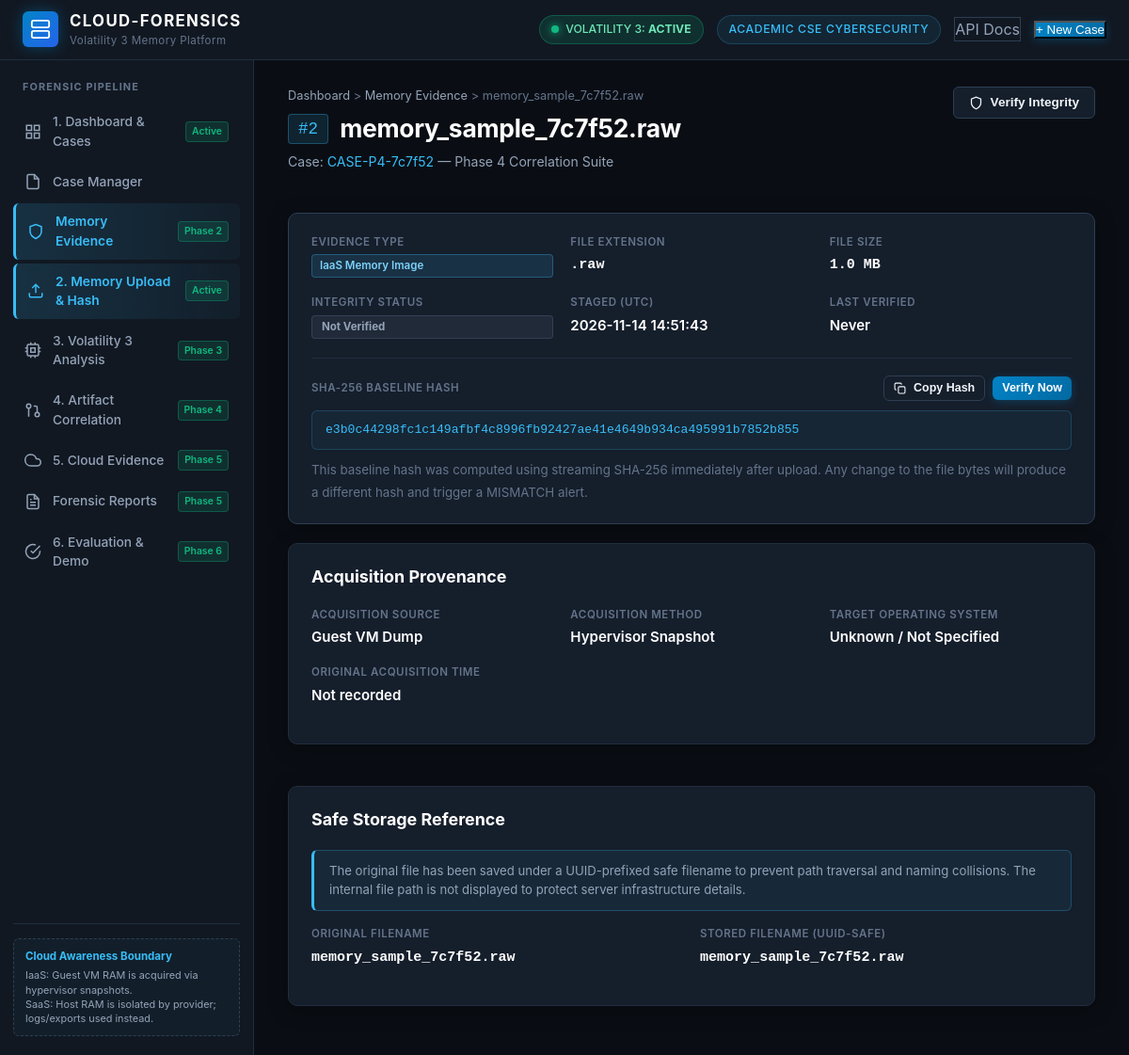
/evidence/2, run on the app's committed database.
### tables this page shows
CREATE TABLE evidence (
                id INTEGER PRIMARY KEY AUTOINCREMENT,
                case_id INTEGER NOT NULL,
                filename TEXT NOT NULL,
                stored_path TEXT NOT NULL,
                file_size_bytes INTEGER NOT NULL,
                sha256_hash TEXT NOT NULL,
                evidence_type TEXT NOT NULL DEFAULT 'IaaS Memory Image',
                acquisition_source TEXT DEFAULT 'Guest VM Dump',
                acquisition_notes TEXT,
                uploaded_at TEXT NOT NULL, stored_filename TEXT NOT NULL DEFAULT '', file_extension TEXT NOT NULL DEFAULT '', acquisition_method TEXT DEFAULT 'Hypervisor Snapshot', operating_system TEXT, acquisition_datetime TEXT, investigator_notes TEXT, integrity_status TEXT DEFAULT 'Not Verified', last_verified_at TEXT,
                FOREIGN KEY (case_id) REFERENCES cases(id) ON DELETE CASCADE
            );

CREATE TABLE cases (
                id INTEGER PRIMARY KEY AUTOINCREMENT,
                case_number TEXT UNIQUE NOT NULL,
                title TEXT NOT NULL,
                description TEXT,
                investigator TEXT NOT NULL,
                environment_type TEXT NOT NULL DEFAULT 'IaaS (Virtual Machine)',
                status TEXT NOT NULL DEFAULT 'Open',
                priority TEXT NOT NULL DEFAULT 'Medium',
                created_at TEXT NOT NULL,
                updated_at TEXT NOT NULL
            );

### app/routers/evidence.py (the view)
@router.get("/evidence/{evidence_id}", response_class=HTMLResponse, tags=["Evidence UI"])
async def evidence_detail_page(request: Request, evidence_id: int):
    ev = get_evidence_by_id(evidence_id)
    if not ev:
        raise HTTPException(status_code=404, detail="Evidence record not found.")
    ev["human_size"] = _human_size(ev.get("file_size_bytes", 0))
    return templates.TemplateResponse(
        request=request,
        name="evidence_detail.html",
        context={
            "request": request,
            "title": f"{ev['filename']} — Evidence Dossier | {APP_TITLE}",
            "active_tab": "evidence",
            "ev": ev,
        },
    )

### app/templates/evidence_detail.html (shortened to what this page needs)
{% extends "base.html" %}
{% block content %}
<div class="evidence-detail-container">
  <div class="page-header">
    <div class="header-titles">
      <div class="breadcrumb">
        <a href="/">Dashboard</a> &gt; <a href="/evidence">Memory Evidence</a> &gt;
        <span>{{ ev.filename }}</span>
      </div>
      <div class="dossier-title-row">
        <span class="dossier-id font-mono">#{{ ev.id }}</span>
        <h1 class="page-title">{{ ev.filename }}</h1>
      </div>
      <p class="page-subtitle">
        Case: <a href="/cases/{{ ev.case_id }}" class="text-cyan">{{ ev.case_number }}</a>
        &mdash; {{ ev.case_title }}
      </p>
    </div>
    <div class="header-actions">
      <button class="btn btn-secondary"
              onclick="verifyIntegrity({{ ev.id }}, '{{ ev.filename }}')">
        <svg width="15" height="15" viewBox="0 0 24 24" fill="none" stroke="currentColor" stroke-width="2">
          <path d="M12 22s8-4 8-10V5l-8-3-8 3v7c0 6 8 10 8 10z"></path>
        </svg>
        Verify Integrity
      </button>
    </div>
  </div>
  <div class="dossier-card">
    <div class="dossier-grid" style="grid-template-columns: repeat(auto-fit, minmax(200px, 1fr));">
      <div class="dossier-item">
        <span class="dossier-label">Evidence Type</span>
        <span class="badge-env {% if 'IaaS' in ev.evidence_type %}badge-iaas{% else %}badge-onprem{% endif %}">
          {{ ev.evidence_type }}
        </span>
      </div>
      <div class="dossier-item">
        <span class="dossier-label">File Extension</span>
        <span class="dossier-value font-mono">{{ ev.file_extension }}</span>
      </div>
      <div class="dossier-item">
        <span class="dossier-label">File Size</span>
        <span class="dossier-value font-mono">{{ ev.human_size }}</span>
      </div>
      <div class="dossier-item">
        <span class="dossier-label">Integrity Status</span>
        <span class="integrity-badge integrity-{{ ev.integrity_status|lower|replace(' ', '-')|replace('—', '') }}"
              id="integrity-{{ ev.id }}">
          {{ ev.integrity_status }}
        </span>
      </div>
      <div class="dossier-item">
        <span class="dossier-label">Staged (UTC)</span>
        <span class="dossier-value text-small">{{ ev.uploaded_at }}</span>
      </div>
      <div class="dossier-item">
        <span class="dossier-label">Last Verified</span>
        <span class="dossier-value text-small">{{ ev.last_verified_at or 'Never' }}</span>
      </div>
    </div>
    <div class="hash-block">
      <div class="hash-block-header">
        <span class="dossier-label">SHA-256 Baseline Hash</span>
        <div style="display:flex; gap:8px; align-items:center;">
          <button class="btn btn-sm btn-secondary" onclick="copyHash('{{ ev.sha256_hash }}', this)">
            <svg width="13" height="13" viewBox="0 0 24 24" fill="none" stroke="currentColor" stroke-width="2">
              <rect x="9" y="9" width="13" height="13" rx="2" ry="2"></rect>
              <path d="M5 15H4a2 2 0 0 1-2-2V4a2 2 0 0 1 2-2h9a2 2 0 0 1 2 2v1"></path>
            </svg>
            Copy Hash
          </button>
          <button class="btn btn-sm btn-primary" onclick="verifyIntegrity({{ ev.id }}, '{{ ev.filename }}')">
            Verify Now
          </button>
        </div>
      </div>
      <div class="hash-full font-mono">{{ ev.sha256_hash }}</div>
      <small class="text-muted">
        This baseline hash was computed using streaming SHA-256 immediately after upload.
        Any change to the file bytes will produce a different hash and trigger a MISMATCH alert.
      </small>
    </div>
  </div>
  <div class="section-card">
    <div class="section-header">
      <h3 class="section-title">Acquisition Provenance</h3>
    </div>
    <div class="dossier-grid" style="grid-template-columns: repeat(auto-fit, minmax(220px, 1fr));">
      <div class="dossier-item">
        <span class="dossier-label">Acquisition Source</span>
        <span class="dossier-value">{{ ev.acquisition_source or '—' }}</span>
      </div>
      <div class="dossier-item">
        <span class="dossier-label">Acquisition Method</span>
        <span class="dossier-value">{{ ev.acquisition_method or '—' }}</span>
      </div>
      <div class="dossier-item">
        <span class="dossier-label">Target Operating System</span>
        <span class="dossier-value">{{ ev.operating_system or 'Unknown / Not Specified' }}</span>
      </div>
      <div class="dossier-item">
        <span class="dossier-label">Original Acquisition Time</span>
        <span class="dossier-value text-small">{{ ev.acquisition_datetime or 'Not recorded' }}</span>
      </div>
    </div>
  </div>
  <div class="section-card">
    <div class="section-header">
      <h3 class="section-title">Safe Storage Reference</h3>
    </div>
    <div class="infobox">
      The original file has been saved under a UUID-prefixed safe filename to prevent
      path traversal and naming collisions. The internal file path is not displayed to
      protect server infrastructure details.
    </div>
    <div class="dossier-grid" style="margin-top:12px; grid-template-columns: repeat(auto-fit, minmax(200px, 1fr));">
      <div class="dossier-item">
        <span class="dossier-label">Original Filename</span>
        <span class="dossier-value font-mono">{{ ev.filename }}</span>
      </div>
      <div class="dossier-item">
        <span class="dossier-label">Stored Filename (UUID-safe)</span>
        <span class="dossier-value font-mono">{{ ev.stored_filename }}</span>
      </div>
    </div>
  </div>
</div>
{% endblock %}

### app/static/css/style.css (style rules this page uses)
:root { --bg-primary: #0a0e14; --bg-surface: #111822; --bg-card: #151e2b; --bg-card-hover: #1b2636; --border-subtle: #212e3e; --border-strong: #2d3f54; --cyan: #38bdf8; --cyan-glow: rgba(56, 189, 248, 0.15); --blue: #2563eb; --emerald: #10b981; --emerald-glow: rgba(16, 185, 129, 0.15); --amber: #f59e0b; --amber-glow: rgba(245, 158, 11, 0.15); --rose: #ef4444; --rose-glow: rgba(239, 68, 68, 0.15); --purple: #a855f7; --text-primary: #f1f5f9; --text-secondary: #94a3b8; --text-muted: #64748b; --text-dark: #0f172a; --font-sans: -apple-system, BlinkMacSystemFont, "Segoe UI", Roboto, Helvetica, Arial, sans-serif; --font-mono: ui-monospace, SFMono-Regular, Menlo, Monaco, Consolas, "Liberation Mono", "Courier New", monospace; --radius-sm: 6px; --radius-md: 10px; --radius-lg: 14px; --shadow-card: 0 4px 20px rgba(0, 0, 0, 0.35); }
* { box-sizing: border-box; margin: 0; padding: 0; }
body.cyber-theme { background-color: var(--bg-primary); color: var(--text-primary); font-family: var(--font-sans); line-height: 1.5; min-height: 100vh; display: flex; flex-direction: column; }
a { color: var(--cyan); text-decoration: none; transition: color 0.15s ease; }
.page-header { display: flex; justify-content: space-between; align-items: flex-start; margin-bottom: 24px; flex-wrap: wrap; gap: 16px; }
.page-title { font-size: 1.65rem; font-weight: 700; color: #fff; letter-spacing: -0.01em; }
.page-subtitle { font-size: 0.88rem; color: var(--text-secondary); margin-top: 4px; }
.header-actions { display: flex; align-items: center; gap: 10px; }
.breadcrumb { font-size: 0.8rem; color: var(--text-muted); margin-bottom: 6px; }
.breadcrumb a { color: var(--text-secondary); }
.btn { display: inline-flex; align-items: center; gap: 8px; font-size: 0.85rem; font-weight: 600; padding: 8px 16px; border-radius: var(--radius-sm); border: none; cursor: pointer; transition: all 0.15s ease; text-decoration: none; line-height: 1.2; }
.btn-primary, .primary-btn { background: linear-gradient(135deg, #0284c7, #0369a1); color: #fff; box-shadow: 0 2px 10px rgba(2, 132, 199, 0.3); }
.btn-secondary { background-color: var(--bg-card); border: 1px solid var(--border-strong); color: var(--text-primary); }
.btn-sm { padding: 5px 10px; font-size: 0.78rem; }
.section-card { background-color: var(--bg-card); border: 1px solid var(--border-subtle); border-radius: var(--radius-md); padding: 22px 24px; margin-bottom: 24px; box-shadow: var(--shadow-card); }
.section-header { display: flex; justify-content: space-between; align-items: center; margin-bottom: 18px; flex-wrap: wrap; gap: 12px; }
.section-title { font-size: 1.12rem; font-weight: 700; color: #fff; }
.badge-env { display: inline-block; padding: 3px 8px; font-size: 0.72rem; font-weight: 600; border-radius: 4px; }
.badge-iaas { background: rgba(56, 189, 248, 0.12); color: #7dd3fc; border: 1px solid rgba(56, 189, 248, 0.3); }
.dossier-title-row { display: flex; align-items: center; gap: 12px; margin-top: 4px; }
.dossier-id { font-size: 1.1rem; background: rgba(56, 189, 248, 0.12); border: 1px solid rgba(56, 189, 248, 0.3); color: var(--cyan); padding: 2px 10px; border-radius: 4px; }
.dossier-card { background: var(--bg-card); border: 1px solid var(--border-strong); border-radius: var(--radius-md); padding: 22px 24px; box-shadow: var(--shadow-card); }
.dossier-grid { display: grid; grid-template-columns: repeat(auto-fit, minmax(180px, 1fr)); gap: 18px; margin-bottom: 18px; }
.dossier-item { display: flex; flex-direction: column; gap: 4px; }
.dossier-label { font-size: 0.72rem; color: var(--text-muted); text-transform: uppercase; font-weight: 600; letter-spacing: 0.05em; }
.dossier-value { font-size: 0.94rem; font-weight: 600; color: #fff; }
.text-cyan { color: var(--cyan); }
.text-muted { color: var(--text-muted); }
.font-mono { font-family: var(--font-mono); }

### data on the page
evidence: filename "memory_sample_7c7f52.raw", id "2", evidence_type "IaaS Memory Image", file_extension ".raw", integrity_status "Not Verified", uploaded_at "2026-11-14 14:51:43", sha256_hash "e3b0c44298fc1c149afbf4c8996fb92427ae41e4649b934ca495991b7852b855", acquisition_source "Guest VM Dump", acquisition_method "Hypervisor Snapshot", stored_filename "memory_sample_7c7f52.raw"
cases: case_number "CASE-P4-7c7f52", case_title "Phase 4 Correlation Suite"

### other printed values
{{ ev.human_size }} "1.0 MB"
{{ ev.last_verified_at or 'Never' }} "Never"
{{ ev.operating_system or 'Unknown / Not Specified' }} "Unknown / Not Specified"
{{ ev.acquisition_datetime or 'Not recorded' }} "Not recorded"
